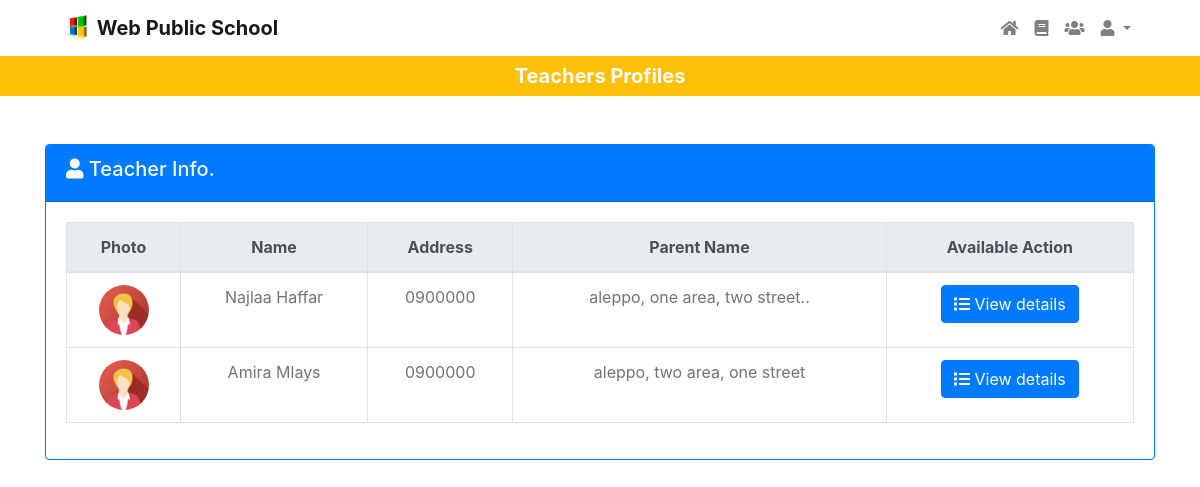
Page /teacher.php on the committed database.
### tables this page shows
CREATE TABLE IF NOT EXISTS `user` (
  `id` int(11) NOT NULL AUTO_INCREMENT,
  `name` varchar(50) NOT NULL,
  `lastname` varchar(10) NOT NULL,
  `birthdate` date NOT NULL,
  `mobile` varchar(10) NOT NULL,
  `address` varchar(100) NOT NULL,
  `password` varchar(10) NOT NULL,
  PRIMARY KEY (`id`)
);

### MyConnection.php (called while the page is built, shortened)
<?php
class DB_Connect {
 public  $mycon;
 function connect() {
       $this->mycon=new  mysqli(DB_SERVER,DB_USER,DB_PASSWORD,DB_DATABASE);
    }
 function getUsers() {
   	$query_users = "SELECT `id`, `name`, `lastname`, `mobile`, `address` FROM `user`";
   	$result = mysqli_query($this->mycon,$query_users);
   	if ($result)
   	{
   		$response=array();
   		while ($row =mysqli_fetch_assoc($result))
   		{
   			$user=array();
   			$user["id"] = $row["id"];
   			$user["name"] = $row["name"].' '.$row["lastname"];
        $user["mobile"] = $row["mobile"];
        $user["address"] = $row["address"];
   			array_push($response,$user);
   		}
   	}
   	return $response;
    }
}
?>

### teacher.php (the view, shortened to what this page needs)
<?php
require 'MyConnection.php';
$db = new DB_Connect();
$user_arr = $db->getUsers();
$teacherInfo="";
for($i=0;$i<count($user_arr);$i++){
	$teacherInfo.='<tr>
						        <td>
						        	<img src="images/employee.png" class="card-img img-fluid rounded-circle bg-light mx-auto d-block" alt="">
						        </td>
						        <td>'.$user_arr[$i]["name"].'</td>
						        <td>'.$user_arr[$i]["mobile"].'</td>
						        <td>'.$user_arr[$i]["address"].'</td>
						        <td>
						        	<button class="btn btn-primary ">
						        		<i class="fas fa-list"></i> View details
						        	</button>
						        </td>
						      </tr>';
}
?>
<!DOCTYPE html>
<html>
<head>
	<link rel="stylesheet" type="text/css" href="css/bootstrap.min.css">
	<link rel="stylesheet" type="text/css" href="css/all.min.css">
	<link rel="stylesheet" type="text/css" href="css/style.css">
</head>
<body>
	<div class="header container">
		<nav class="navbar navbar-light  navbar-expand-sm">
		  <a class="navbar-brand" href="index.html">
		    <img src="images/logo.jpg" width="30" height="30" class="d-inline-block align-top" alt="">
		    <b>Web Public School</b>
		  </a>
		  <ul class="navbar-nav  ml-auto">
				<li class="nav-item col-xs-3">
				    <a class="nav-link mt-0" href="index.html"><i class="fas fa-home"></i></a>
			    </li>
			    <li class="nav-item col-xs-3">
				    <a class="nav-link" href="courses.php"><i class="fas fa-book"></i></a>
				</li>
				<li class="nav-item col-xs-3">
					<a class="nav-link" href=""><i class="fas fa-users"></i></a>
				</li>
				<li class="nav-item dropdown  col-xs-3">
					<a class="nav-link dropdown-toggle" href="#" id="navbardrop" data-toggle="dropdown">
					    <i class="fas fa-user"></i>
					</a>
			    </li>
			</ul>
		</nav>
	</div>
	<div class="row bg-warning">
  		<div class="container">
		  <h5 class="text-light text-center pt-2"><b>Teachers Profiles</b></h5>
		</div>
	</div>
	<div class="main-cont">
		<div class="row">
			<div class="container">
				<div class="card border-primary mb-3 mt-5 main-card">
					<div class="card-header bg-primary text-light ">
					  <h5 class="mr-auto d-inline-block"><i class="fas fa-user"></i> Teacher Info.</h5>
					</div>
				  <div class="card-body">
				   	<div class="table-responsive">
				   		<table class="table table-bordered mb-3 text-center text-muted marksheet-table" >
						    <thead class="thead-light">
						      <tr>
						        <th>Photo</th>
						        <th>Name</th>
						        <th>Address</th>
						        <th>Parent Name</th>
						        <th>Available Action</th>
						      </tr>
						    </thead>
						    <tbody>
						    <?php echo $teacherInfo ?>
						    </tbody>
						  </table>
				   	</div>
				  </div>
				</div>
			</div>
		</div>
	</div>
</body>
</html>

### css/style.css (style rules this page uses)
.main-card table td .card-img { max-width: 50px; max-height: 50px; }

### rows in the picture
user: name "Najlaa Haffar", mobile "0900000", address "aleppo, one area, two street.."
user: name "Amira Mlays", mobile "0900000", address "aleppo, two area, one street"
